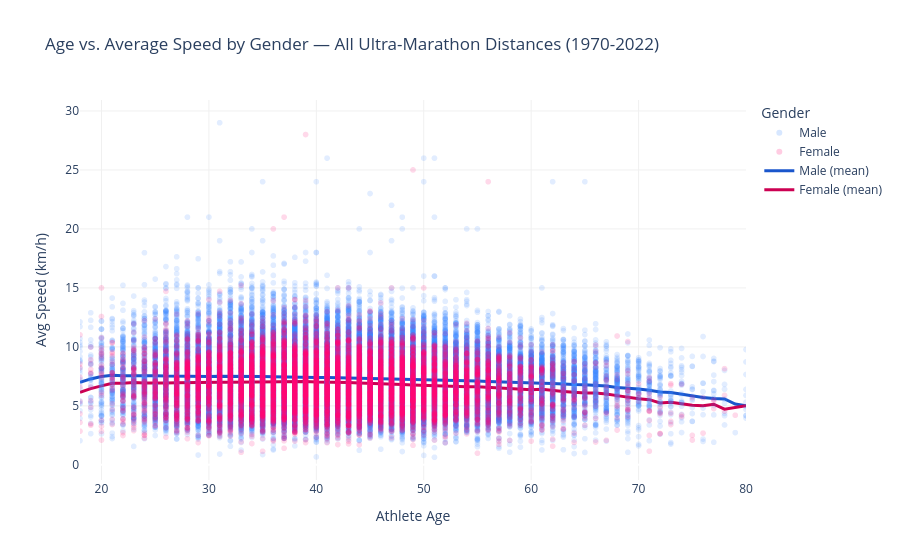

The notebook cell saved with this chart:
### Markdown cell above
## Viz 5 — Age vs Speed by Gender

### Code cell
df_scatter = df_clean.sample(n=min(50000, len(df_clean)), random_state=42).copy()
age_trend = (
    df_clean.groupby(['athlete_age', 'athlete_gender'])
    .agg(mean_speed=('athlete_avg_speed', 'mean'), count=('athlete_avg_speed', 'count'))
    .reset_index()
)
age_trend = age_trend[age_trend['count'] >= 50]
age_trend['Gender'] = age_trend['athlete_gender'].map({'M': 'Male', 'F': 'Female'})

fig5 = px.scatter(
    df_scatter,
    x='athlete_age', y='athlete_avg_speed', color='Gender',
    color_discrete_map={'Male': '#3A86FF', 'Female': '#FF006E'},
    opacity=0.15,
    labels={'athlete_age': 'Athlete Age', 'athlete_avg_speed': 'Avg Speed (km/h)'},
    title='Age vs. Average Speed by Gender — All Ultra-Marathon Distances (1970-2022)'
)
for gender, color in [('Male', '#1a56cc'), ('Female', '#cc0052')]:
    trend = age_trend[age_trend['Gender'] == gender].sort_values('athlete_age')
    fig5.add_trace(go.Scatter(
        x=trend['athlete_age'], y=trend['mean_speed'],
        mode='lines', name=f'{gender} (mean)',
        line=dict(color=color, width=3)
    ))
fig5.update_layout(
    height=560, plot_bgcolor='white', paper_bgcolor='white',
    title_font_size=17,
    xaxis=dict(title='Athlete Age', range=[18, 80], showgrid=True, gridcolor='#f0f0f0'),
    yaxis=dict(title='Avg Speed (km/h)', showgrid=True, gridcolor='#f0f0f0')
)
fig5.show()
fig5.write_image('../Viz/viz5_age_vs_speed_by_gender.png')
print('Saved viz5 PNG')

### Figure 1 — Plotly figure (JSON) as saved in the notebook; plotly's stock layout.template omitted (floating-point values rounded to 4 significant figures; data arrays with more than 128 entries replaced by an {"elided": "..."} marker saying what was removed)
{"data": [{"hovertemplate": "Gender=Male<br>Athlete Age=%{x}<br>Avg Speed (km/h)=%{y}<extra></extra>", "legendgroup": "Male", "marker": {"color": "#3A86FF", "opacity": 0.15, "symbol": "circle"}, "mode": "markers", "name": "Male", "showlegend": true, "type": "scattergl", "x": {"elided": "39834 int values"}, "xaxis": "x", "y": {"elided": "39834 float values"}, "yaxis": "y"}, {"hovertemplate": "Gender=Female<br>Athlete Age=%{x}<br>Avg Speed (km/h)=%{y}<extra></extra>", "legendgroup": "Female", "marker": {"color": "#FF006E", "opacity": 0.15, "symbol": "circle"}, "mode": "markers", "name": "Female", "showlegend": true, "type": "scattergl", "x": {"elided": "10166 int values"}, "xaxis": "x", "y": {"elided": "10166 float values"}, "yaxis": "y"}, {"line": {"color": "#1a56cc", "width": 3}, "mode": "lines", "name": "Male (mean)", "type": "scatter", "x": [18, 19, 20, 21, 22, 23, 24, 25, 26, 27, 28, 29, 30, 31, 32, 33, 34, 35, 36, 37, 38, 39, 40, 41, 42, 43, 44, 45, 46, 47, 48, 49, 50, 51, 52, 53, 54, 55, 56, 57, 58, 59, 60, 61, 62, 63, 64, 65, 66, 67, 68, 69, 70, 71, 72, 73, 74, 75, 76, 77, 78, 79, 80], "y": [6.998, 7.284, 7.485, 7.585, 7.564, 7.576, 7.528, 7.551, 7.522, 7.503, 7.49, 7.517, 7.495, 7.522, 7.527, 7.526, 7.528, 7.486, 7.477, 7.45, 7.446, 7.44, 7.408, 7.407, 7.39, 7.371, 7.335, 7.311, 7.3, 7.29, 7.262, 7.235, 7.226, 7.208, 7.188, 7.176, 7.149, 7.107, 7.068, 7.049, 7.018, 6.971, 6.96, 6.927, 6.891, 6.878, 6.802, 6.785, 6.732, 6.694, 6.565, 6.511, 6.433, 6.317, 6.181, 6.124, 5.983, 5.869, 5.707, 5.625, 5.587, 5.151, 5.013]}, {"line": {"color": "#cc0052", "width": 3}, "mode": "lines", "name": "Female (mean)", "type": "scatter", "x": [18, 19, 20, 21, 22, 23, 24, 25, 26, 27, 28, 29, 30, 31, 32, 33, 34, 35, 36, 37, 38, 39, 40, 41, 42, 43, 44, 45, 46, 47, 48, 49, 50, 51, 52, 53, 54, 55, 56, 57, 58, 59, 60, 61, 62, 63, 64, 65, 66, 67, 68, 69, 70, 71, 72, 73, 74, 75, 76, 77, 78, 79, 80], "y": [6.148, 6.465, 6.698, 6.922, 6.92, 6.973, 6.933, 6.912, 6.949, 6.958, 6.954, 6.979, 7.004, 6.997, 7.009, 7.023, 7.062, 7.068, 7.09, 7.072, 7.062, 7.074, 7.022, 7.021, 6.997, 6.984, 6.935, 6.918, 6.895, 6.849, 6.822, 6.775, 6.736, 6.712, 6.676, 6.643, 6.63, 6.611, 6.571, 6.545, 6.471, 6.434, 6.37, 6.4, 6.29, 6.226, 6.151, 6.082, 6.082, 6.015, 5.869, 5.717, 5.613, 5.526, 5.253, 5.299, 5.154, 5.061, 5.011, 5.139, 4.725, 4.846, 5.017]}], "layout": {"height": 560, "legend": {"title": {"text": "Gender"}, "tracegroupgap": 0}, "paper_bgcolor": "white", "plot_bgcolor": "white", "title": {"font": {"size": 17}, "text": "Age vs. Average Speed by Gender — All Ultra-Marathon Distances (1970-2022)"}, "xaxis": {"anchor": "y", "domain": [0, 1], "gridcolor": "#f0f0f0", "range": [18, 80], "showgrid": true, "title": {"text": "Athlete Age"}}, "yaxis": {"anchor": "x", "domain": [0, 1], "gridcolor": "#f0f0f0", "showgrid": true, "title": {"text": "Avg Speed (km/h)"}}}}
